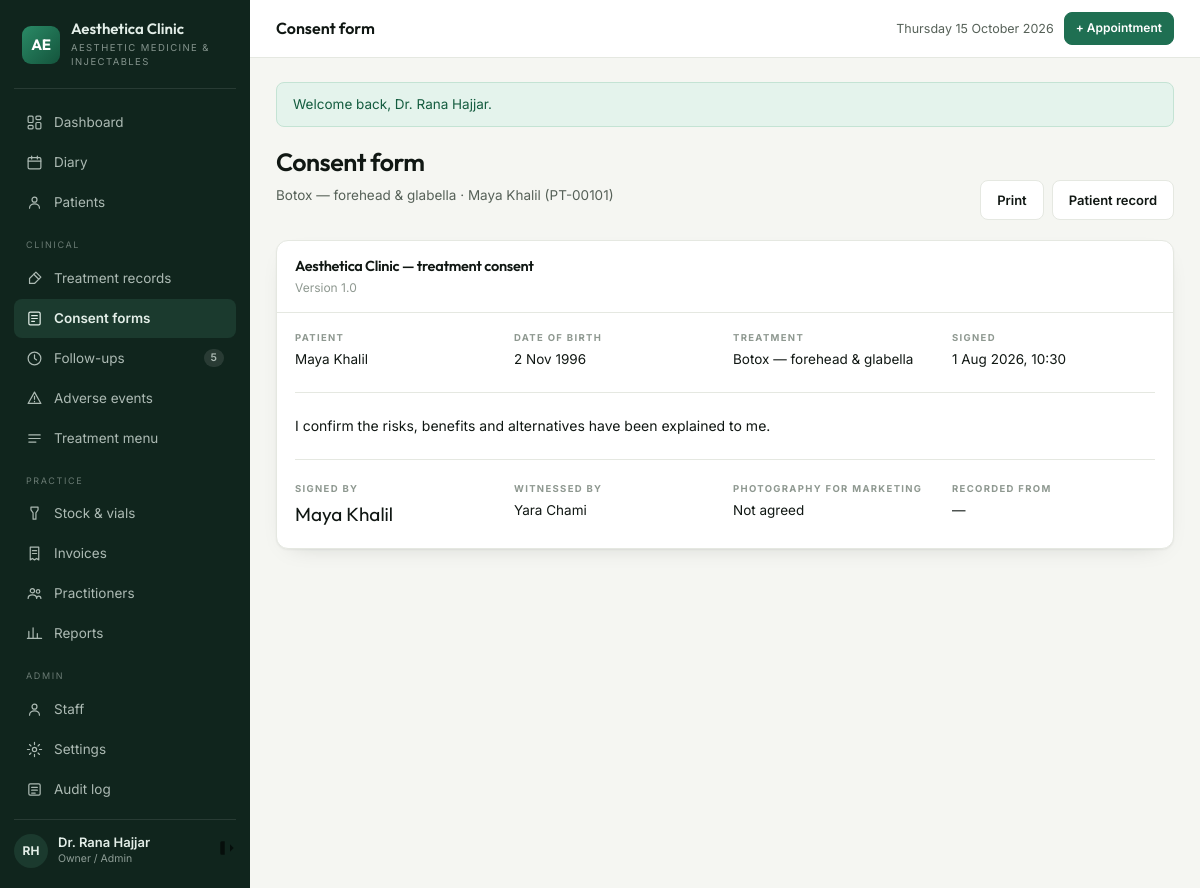
Page /consents/2 (signed in) on the committed database.
### tables this page shows
CREATE TABLE `consents` (
  `id` int(10) unsigned NOT NULL AUTO_INCREMENT,
  `patient_id` int(10) unsigned NOT NULL,
  `appointment_id` int(10) unsigned DEFAULT NULL,
  `treatment_id` int(10) unsigned NOT NULL,
  `version` varchar(20) NOT NULL DEFAULT '1.0',
  `body_snapshot` text NOT NULL COMMENT 'exact wording the patient agreed to',
  `signed_name` varchar(140) DEFAULT NULL,
  `signed_at` datetime DEFAULT NULL,
  `signature_data` mediumtext DEFAULT NULL COMMENT 'drawn signature, data URL',
  `photo_consent` tinyint(1) NOT NULL DEFAULT 0 COMMENT 'separate permission to use images',
  `witnessed_by` int(10) unsigned DEFAULT NULL,
  `ip_address` varchar(45) DEFAULT NULL,
  PRIMARY KEY (`id`),
  KEY `ix_consent_patient` (`patient_id`),
  KEY `ix_consent_appt` (`appointment_id`),
  KEY `fk_consent_treatment` (`treatment_id`),
  KEY `fk_consent_user` (`witnessed_by`),
  CONSTRAINT `fk_consent_appt` FOREIGN KEY (`appointment_id`) REFERENCES `appointments` (`id`) ON DELETE SET NULL,
  CONSTRAINT `fk_consent_patient` FOREIGN KEY (`patient_id`) REFERENCES `patients` (`id`) ON DELETE CASCADE,
  CONSTRAINT `fk_consent_treatment` FOREIGN KEY (`treatment_id`) REFERENCES `treatments` (`id`),
  CONSTRAINT `fk_consent_user` FOREIGN KEY (`witnessed_by`) REFERENCES `users` (`id`) ON DELETE SET NULL
);

CREATE TABLE `treatments` (
  `id` int(10) unsigned NOT NULL AUTO_INCREMENT,
  `name` varchar(140) NOT NULL,
  `category` enum('toxin','filler','thread','skinbooster','consultation','other') NOT NULL,
  `duration_min` smallint(5) unsigned NOT NULL DEFAULT 30,
  `price` decimal(10,2) NOT NULL DEFAULT 0.00,
  `price_type` enum('fixed','per_unit','per_ml') NOT NULL DEFAULT 'fixed',
  `requires_consent` tinyint(1) NOT NULL DEFAULT 1,
  `followup_days` smallint(5) unsigned DEFAULT NULL COMMENT 'review due after N days',
  `recall_days` smallint(5) unsigned DEFAULT NULL COMMENT 'recall patient after N days',
  `aftercare_id` int(10) unsigned DEFAULT NULL,
  `description` text DEFAULT NULL,
  `is_active` tinyint(1) NOT NULL DEFAULT 1,
  PRIMARY KEY (`id`),
  KEY `ix_treatments_cat` (`category`),
  KEY `fk_treat_aftercare` (`aftercare_id`),
  CONSTRAINT `fk_treat_aftercare` FOREIGN KEY (`aftercare_id`) REFERENCES `aftercare_templates` (`id`) ON DELETE SET NULL
);

CREATE TABLE `patients` (
  `id` int(10) unsigned NOT NULL AUTO_INCREMENT,
  `code` varchar(20) NOT NULL COMMENT 'human reference, e.g. PT-00142',
  `full_name` varchar(140) NOT NULL,
  `date_of_birth` date DEFAULT NULL,
  `gender` enum('female','male','other') DEFAULT NULL,
  `phone` varchar(40) NOT NULL,
  `email` varchar(160) DEFAULT NULL,
  `address` varchar(255) DEFAULT NULL,
  `source` enum('instagram','referral','walk_in','google','facebook','other') NOT NULL DEFAULT 'other',
  `notes` text DEFAULT NULL,
  `created_by` int(10) unsigned DEFAULT NULL,
  `created_at` datetime NOT NULL DEFAULT current_timestamp(),
  `updated_at` datetime NOT NULL DEFAULT current_timestamp() ON UPDATE current_timestamp(),
  PRIMARY KEY (`id`),
  UNIQUE KEY `uq_patients_code` (`code`),
  KEY `ix_patients_name` (`full_name`),
  KEY `ix_patients_phone` (`phone`),
  KEY `fk_patients_user` (`created_by`),
  CONSTRAINT `fk_patients_user` FOREIGN KEY (`created_by`) REFERENCES `users` (`id`) ON DELETE SET NULL
);

CREATE TABLE `users` (
  `id` int(10) unsigned NOT NULL AUTO_INCREMENT,
  `role_id` tinyint(3) unsigned NOT NULL,
  `full_name` varchar(120) NOT NULL,
  `email` varchar(160) NOT NULL,
  `password_hash` varchar(255) NOT NULL,
  `phone` varchar(40) DEFAULT NULL,
  `avatar_initials` varchar(4) DEFAULT NULL,
  `is_active` tinyint(1) NOT NULL DEFAULT 1,
  `last_login_at` datetime DEFAULT NULL,
  `created_at` datetime NOT NULL DEFAULT current_timestamp(),
  `updated_at` datetime NOT NULL DEFAULT current_timestamp() ON UPDATE current_timestamp(),
  PRIMARY KEY (`id`),
  UNIQUE KEY `uq_users_email` (`email`),
  KEY `ix_users_role` (`role_id`),
  CONSTRAINT `fk_users_role` FOREIGN KEY (`role_id`) REFERENCES `roles` (`id`)
);

### app/Core/View.php (called while the page is built, shortened)
<?php
final class View
{
    private static string $base = '';
    public static function setBase(string $base): void
    {
        self::$base = rtrim($base, '/');
    }
    public static function url(string $path = '/'): string
    {
        return self::$base . '/' . ltrim($path, '/');
    }
    public static function render(string $template, array $data = []): void
    {
        $content = self::capture($template, $data);
    }
    public static function capture(string $template, array $data = []): string
    {
        extract($data, EXTR_SKIP);
        require __DIR__ . "/../Views/$template.php";
        return (string) ob_get_clean();
    }
}

### app/Core/Controller.php (called while the page is built, shortened)
<?php
abstract class Controller
{
    protected function view(string $template, array $data = []): void
    {
        View::render($template, $data);
    }
}

### app/Controllers/ConsentController.php (called while the page is built, shortened)
<?php
final class ConsentController extends Controller
{
    public function show(int $id): void
    {
        $consent = DB::one(
            'SELECT c.*, p.full_name AS patient_name, p.code, p.date_of_birth,
                    t.name AS treatment_name, u.full_name AS witness_name
               FROM consents c
               JOIN patients p ON p.id = c.patient_id
               JOIN treatments t ON t.id = c.treatment_id
               LEFT JOIN users u ON u.id = c.witnessed_by
              WHERE c.id = ?', [$id]
        );
        $this->view('consents/show', ['title' => 'Consent form', 'consent' => $consent]);
    }
}

### public/index.php (called while the page is built, shortened)
<?php
require __DIR__ . '/../app/Core/View.php';
require __DIR__ . '/../app/helpers.php';
$config = require __DIR__ . '/../config/config.php';
date_default_timezone_set($config['app']['timezone']);
$uri = $_SERVER['REQUEST_URI'] ?? '/';
$router = new Router();
try {
    $router->dispatch($_SERVER['REQUEST_METHOD'] ?? 'GET', $uri ?: '/');
} catch (Throwable $e) {
    http_response_code(500);
    if ($config['app']['debug']) {
        echo '<pre style="padding:20px;font:13px/1.6 monospace">'
            . htmlspecialchars($e->getMessage() . "\n\n" . $e->getTraceAsString()) . '</pre>';
    } else {
        View::render('errors/500', ['title' => 'Something went wrong']);
    }
}

### app/Core/Database.php (called while the page is built, shortened)
<?php
final class Database
{
    private static ?PDO $pdo = null;
    public static function connect(array $cfg): void
    {
        $dsn = "mysql:host={$cfg['host']};dbname={$cfg['name']};charset={$cfg['charset']}";
        self::$pdo = new PDO($dsn, $cfg['user'], $cfg['pass'], [
            PDO::ATTR_ERRMODE            => PDO::ERRMODE_EXCEPTION,
            PDO::ATTR_DEFAULT_FETCH_MODE => PDO::FETCH_ASSOC,
            PDO::ATTR_EMULATE_PREPARES   => false,
        ]);
    }
    public static function pdo(): PDO
    {
        return self::$pdo;
    }
    public static function run(string $sql, array $params = []): PDOStatement
    {
        $stmt = self::pdo()->prepare($sql);
        $stmt->execute($params);
        return $stmt;
    }
    public static function all(string $sql, array $params = []): array
    {
        return self::run($sql, $params)->fetchAll();
    }
    public static function one(string $sql, array $params = []): ?array
    {
        $row = self::run($sql, $params)->fetch();
        return $row === false ? null : $row;
    }
}

### app/helpers.php (called while the page is built, shortened)
<?php
if (!function_exists('e')) {
    function e(mixed $value): string
    {
        return htmlspecialchars((string) $value, ENT_QUOTES | ENT_SUBSTITUTE, 'UTF-8');
    }
}
if (!function_exists('url')) {
    function url(string $path = '/'): string
    {
        return View::url($path);
    }
}
if (!function_exists('dt')) {
    function dt(?string $value, string $format = 'j M Y, H:i'): string
    {
        return $value ? date($format, strtotime($value)) : '—';
    }
}
if (!function_exists('d')) {
    function d(?string $value, string $format = 'j M Y'): string
    {
        return $value ? date($format, strtotime($value)) : '—';
    }
}
if (!function_exists('setting')) {
    function setting(string $key, string $default = ''): string
    {
        static $cache = null;
        if ($cache === null) {
            try {
                $cache = array_column(DB::all('SELECT `key`, `value` FROM settings'), 'value', 'key');
            } catch (Throwable) {
                $cache = [];
            }
        }
        return $cache[$key] ?? $default;
    }
}

### app/Views/consents/show.php (the view)
<?php $c = $consent; ?>
<div class="ph">
  <div><h1>Consent form</h1>
    <p class="lead"><?= e($c['treatment_name']) ?> · <?= e($c['patient_name']) ?> (<?= e($c['code']) ?>)</p></div>
  <div class="actions noprint">
    <button class="btn ghost" onclick="window.print()">Print</button>
    <a class="btn ghost" href="<?= url('/patients/' . $c['patient_id']) ?>">Patient record</a>
  </div>
</div>
<div class="card">
  <div class="hd"><div><h3><?= e(setting('clinic_name', 'Aesthetica')) ?> — treatment consent</h3>
    <div class="sub">Version <?= e($c['version']) ?></div></div></div>
  <div class="bd">
    <div class="meta" style="margin-bottom:22px">
      <div><div class="k">Patient</div><div class="v"><?= e($c['patient_name']) ?></div></div>
      <div><div class="k">Date of birth</div><div class="v"><?= d($c['date_of_birth']) ?></div></div>
      <div><div class="k">Treatment</div><div class="v"><?= e($c['treatment_name']) ?></div></div>
      <div><div class="k">Signed</div><div class="v"><?= dt($c['signed_at']) ?></div></div>
    </div>
    <div style="white-space:pre-line;line-height:1.8;font-size:14px;border-top:1px solid var(--line);
                border-bottom:1px solid var(--line);padding:20px 0"><?= e($c['body_snapshot']) ?></div>
    <div class="meta" style="margin-top:22px">
      <div><div class="k">Signed by</div>
        <div class="v" style="font-size:19px;font-family:var(--display)"><?= e($c['signed_name']) ?></div></div>
      <div><div class="k">Witnessed by</div><div class="v"><?= e($c['witness_name'] ?? '—') ?></div></div>
      <div><div class="k">Photography for marketing</div>
        <div class="v"><?= $c['photo_consent'] ? 'Agreed' : 'Not agreed' ?></div></div>
      <div><div class="k">Recorded from</div><div class="v"><?= e($c['ip_address'] ?? '—') ?></div></div>
    </div>
  </div>
</div>

### app/Core/Router.php (shortened to what this page needs)
<?php
final class Router
{
    private array $routes = ['GET' => [], 'POST' => []];
    private function add(string $method, string $pattern, string $handler, ?string $permission): void
    {
        $regex = '#^' . preg_replace('#\{[a-z_]+\}#', '([0-9]+)', rtrim($pattern, '/')) . '/?$#';
        [$controller, $action] = explode('@', $handler);
        $this->routes[$method][] = [$regex, $controller, $action, $permission];
    }
    public function dispatch(string $method, string $uri): void
    {
        $path = '/' . trim(parse_url($uri, PHP_URL_PATH) ?: '/', '/');
        foreach ($this->routes[$method] ?? [] as [$regex, $controller, $action, $permission]) {
            if (!preg_match($regex, $path, $m)) {
                continue;
            }
            array_shift($m);
            (new $class())->{$action}(...array_map('intval', $m));
            return;
        }
    }
}

### public/assets/css/app.css (style rules this page uses)
:root { --bg:#f5f6f2; --panel:#ffffff; --side:#10251d; --side-2:#1b3a2e; --sidefg:#e3eee8; --fg:#101713; --muted:#566158; --faint:#8e9890; --line:#e5e8e1; --line-soft:#eef0ea; --a1:#1f6f52; --a2:#14543c; --aink:#ffffff; --soft:#e6f1ea; --warn:#9a6a08; --warn-bg:#fdf3e0; --bad:#a4302a; --bad-bg:#fbecea; --ok:#17865a; --ok-bg:#e4f3ec; --info:#1d5f7a; --info-bg:#e6f1f6; --radius:8px; --radius-lg:12px; --shadow:0 1px 2px rgba(16,23,19,.05), 0 8px 24px -16px rgba(16,23,19,.25); --sans:'Inter',-apple-system,BlinkMacSystemFont,'Segoe UI',Roboto,sans-serif; --display:'Outfit','Inter',sans-serif; }
*,*::before,*::after { box-sizing:border-box }
body { margin:0;background:var(--bg);color:var(--fg);font-family:var(--sans); font-size:14px;line-height:1.55;-webkit-font-smoothing:antialiased }
a { color:var(--a1);text-decoration:none }
h1,h2,h3,h4 { font-family:var(--display);font-weight:600;letter-spacing:-.02em;margin:0 }
.ph { display:flex;flex-wrap:wrap;gap:14px;align-items:flex-end;justify-content:space-between; margin-bottom:20px }
.ph h1 { font-size:25px }
.ph .lead { color:var(--muted);font-size:13.5px;margin-top:4px }
.ph .actions { display:flex;gap:8px;flex-wrap:wrap }
.btn { display:inline-flex;align-items:center;gap:7px;background:var(--a1);color:var(--aink); border:1px solid var(--a1);border-radius:var(--radius);padding:9px 16px;font-size:13px; font-weight:600;cursor:pointer;font-family:var(--sans);text-decoration:none;white-space:nowrap }
.btn.ghost { background:var(--panel);color:var(--fg);border-color:var(--line) }
.card { background:var(--panel);border:1px solid var(--line);border-radius:var(--radius-lg); box-shadow:var(--shadow);overflow:hidden }
.card .hd { display:flex;align-items:center;justify-content:space-between;gap:10px; padding:14px 18px;border-bottom:1px solid var(--line) }
.card .hd h3 { font-size:14.5px }
.card .hd .sub { font-size:12px;color:var(--faint);margin-top:2px }
.card .bd { padding:18px }
.meta { display:grid;grid-template-columns:repeat(auto-fit,minmax(150px,1fr));gap:16px }
.meta .k { font-size:9.5px;letter-spacing:.14em;text-transform:uppercase;color:var(--faint);font-weight:700 }
.meta .v { font-size:13.5px;margin-top:4px }

### rows in the picture
consents: treatment.name "Botox — forehead & glabella", patient.full_name "Maya Khalil", patient.code "PT-00101", version "1.0", patient.date_of_birth "2 Nov 1996", signed_at "1 Aug 2026, 10:30", body_snapshot "I confirm the risks, benefits and alternatives have been explained to me.", signed_name "Maya Khalil", witnessed_by.full_name "Yara Chami", ip_address "—"

### other values in the picture
setting('clinic_name', 'Aesthetica') "Aesthetica Clinic"
setting('clinic_tagline', 'Clinic Suite') "AESTHETIC MEDICINE & INJECTABLES"
$due "5"
$f['message'] "Welcome back, Dr. Rana Hajjar."
